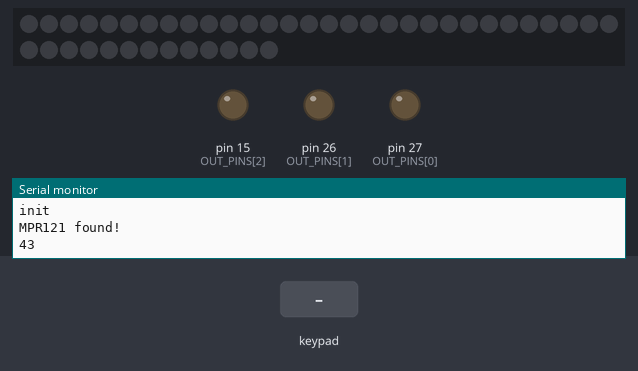
The sketch below on a simulated Arduino Mega 2560, built with avr-gcc and run on an emulated ATmega2560. Parts: 43 RGB LEDs in strip order, left to right, continuing on the next row, output pins drawn as LEDs (lit = HIGH), the last lines printed to the serial monitor. Inputs (shaded band) come from the test bench. Dim RGB values are drawn brighter than linear; random numbers use the default seed unless the sketch sets one.

Above: at 2.2 s.
2.3 s: key '9' pressed
At 2.36 s:
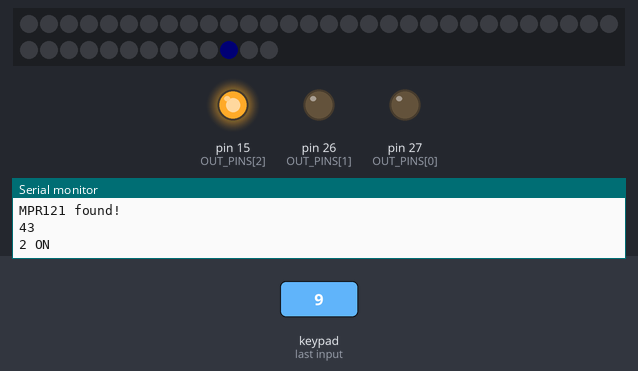
3.9 s: keypad keys 1 1 1 0 9 8 A pressed 0.4 s apart
At 7.05 s:
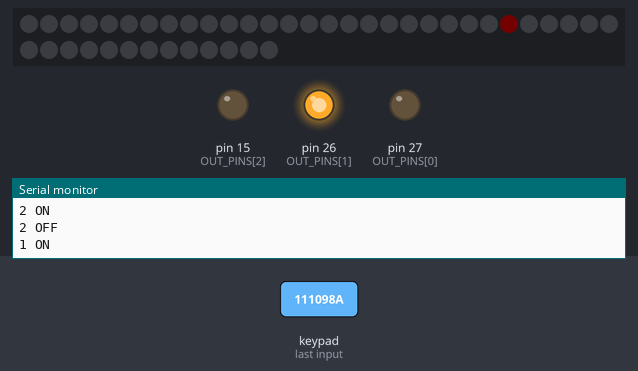
8.2 s: key 'B' pressed
At 8.22 s:
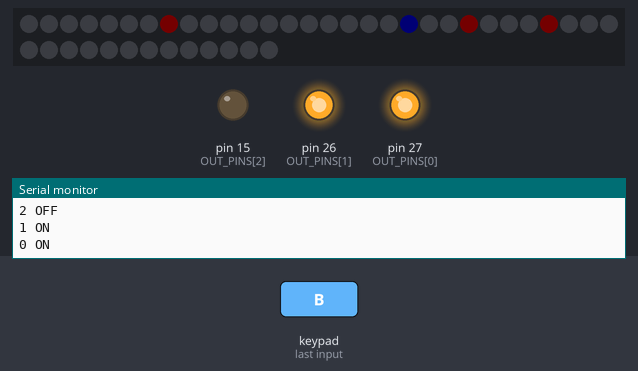
9.8 s: keypad keys 1 3 9 7 2 2 2 2 A pressed 0.4 s apart
At 14.86 s:
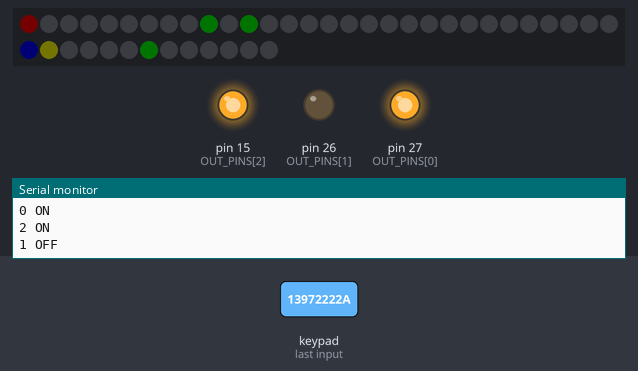
14.9 s: key 'A' pressed
At 14.97 s:
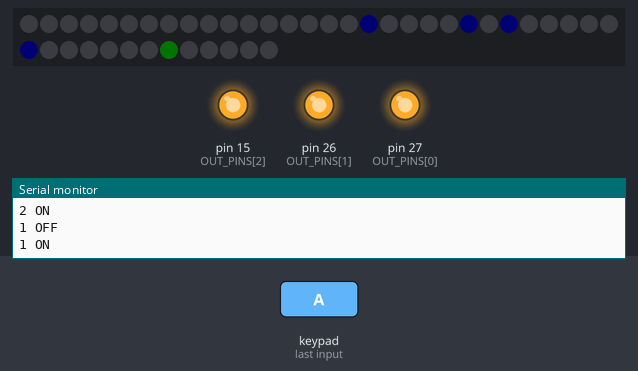
16.9 s: keypad keys 1 1 1 0 9 8 pressed 0.4 s apart
At 18.52 s:
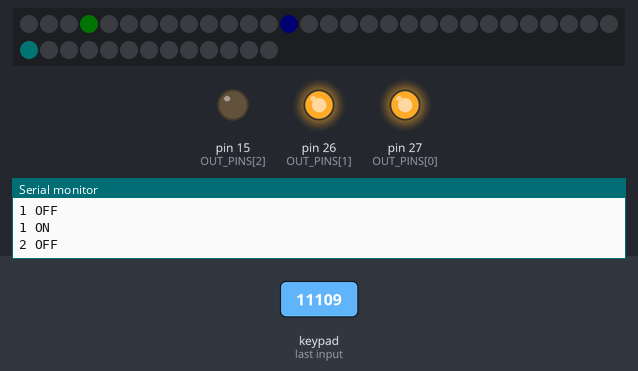
Timing chart, 0 to 20.0 s (numbered marks = the images above; inputs shaded):
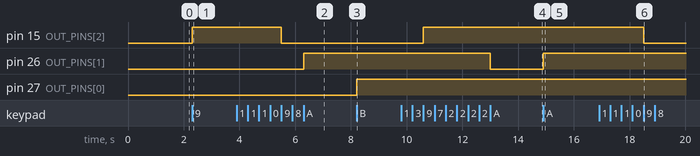

Measured:
- after the input at 2.3 s, pin 15 (OUT_PINS[2]): LOW → HIGH at once; the LEDs: change after 0.05 s (image 1)
- after the input at 3.9 s, pin 15 (OUT_PINS[2]): HIGH → LOW after 1.6 s; pin 26 (OUT_PINS[1]): LOW → HIGH after 2.4 s
- after the input at 8.2 s, pin 27 (OUT_PINS[0]): LOW → HIGH at once
- after the input at 9.8 s, pin 15 (OUT_PINS[2]): LOW → HIGH after 0.80 s; pin 26 (OUT_PINS[1]): HIGH → LOW after 3.2 s
- after the input at 14.9 s, pin 26 (OUT_PINS[1]): LOW → HIGH at once
- after the input at 16.9 s, pin 15 (OUT_PINS[2]): HIGH → LOW after 1.6 s

The sketch:

led_touch_trig.ino
```cpp
#include <FastLED.h>
#include <Adafruit_MPR121.h>
#include <Wire.h>

#ifndef _BV
#define _BV(bit) (1 << (bit))
#endif

#define TOUCH_THRESH 7

#define I2C_SDA 0
#define I2C_SCL 1
#define LED_PIN 2

// cord pins
//
// Touch    OrStrp
// DO       GrnStrp
// G        Or
// +5       Grn
// DI       Brown

const uint8_t OUT_PINS[] = { 27, 26, 15, 14 };   // { 9, 10, 11, 12 };
const uint8_t TOUCH_PINS[] = { 11, 10, 9, 8 };  // { 11, 10, 9, 8 };
const uint8_t LED_OFFSETS[] = { 0, 13, 30, 43 };  // { 11, 10, 9, 8 };


const uint8_t NUM_LED_CIRCLES = 3;
const uint8_t LEDS_PER_CIRCLE[NUM_LED_CIRCLES] = { 12, 16, 12 };
const uint8_t NUM_LEDS = (12 + 16 + 12 + 3);

CRGB leds[NUM_LEDS];

Adafruit_MPR121 cap = Adafruit_MPR121();
uint16_t lasttouched = 0;
uint16_t currtouched = 0;


const auto FLICKER_COLOR_WHITE = CRGB(255, 255, 255);  // white

const CRGB FLICKER_COLORS[] = {
  CRGB(255, 0, 0),    // Red
  CRGB(255, 165, 0),  // Orange
  CRGB(0, 0, 255),    // Blue
  CRGB(255, 0, 128),  // Purple
  CRGB(0, 255, 128),  // Tealish
  CRGB(128, 255, 0),   // Orangeish
  CRGB(0, 255, 255),  // Cyan
  CRGB(255, 0, 255)  // Magenta
};

const int FLICKER_ATTACK_TIME = 800;
const int FLICKER_RELEASE_TIME = 1500;

const int FLICKER_RATE = 50;

const int MAX_INITIAL_BRIGHTNESS = 256;
const int MIN_INITIAL_BRIGHTNESS = 500;

const int RAND_WHITE_CHANCE = 100;

enum class FlickerState {
  Attack,
  Sustain,
  Release
};

struct ChannelGroup {
  CRGB colorA;
  CRGB colorB;
  FlickerState state;
  unsigned long startTime;
  unsigned long releaseTime;
  bool active;
  bool trigger;  // Trigger to control attack and sustain phases
  bool toggleState;
};

ChannelGroup channelGroups[NUM_LED_CIRCLES];

void updateChannelGroups() {

  for (int i = 0; i < NUM_LED_CIRCLES; i++) {
    ChannelGroup& group = channelGroups[i];
    if (!group.active) continue;

    unsigned long elapsedTime = millis() - group.startTime;
    float brightnessFactor = 0.0f;

    // Determine flicker state
    if (group.trigger) {
      if (elapsedTime < FLICKER_ATTACK_TIME) {
        group.state = FlickerState::Attack;
        brightnessFactor = min(1.0f, static_cast<float>(elapsedTime) / FLICKER_ATTACK_TIME);
      } else {
        group.state = FlickerState::Sustain;
        brightnessFactor = 1.0;
      }
    } else {
      if (group.state == FlickerState::Sustain) {
        group.releaseTime = millis();
        group.state = FlickerState::Release;
      }
      brightnessFactor = 1.0f - min(1.0f, static_cast<float>(millis() - group.releaseTime) / FLICKER_RELEASE_TIME);
      if (millis() - group.releaseTime > FLICKER_RELEASE_TIME) {
        group.active = false;
      }
    }

    for (int j = 0; j < LEDS_PER_CIRCLE[i]; j++) {
      if (group.active == false) {
        leds[LED_OFFSETS[i] + j] = CRGB(0, 0, 0);
        continue;
      }

      CRGB color = (j % 2 == 0) ? group.colorA : group.colorB;

      uint16_t maxBrightness = 0;
      uint16_t minBrightness = 0;

      switch (group.state) {
        case FlickerState::Attack:
        case FlickerState::Release:
          maxBrightness = static_cast<uint16_t>(255 * brightnessFactor);
          minBrightness = static_cast<uint16_t>(600 * brightnessFactor);
          break;
        case FlickerState::Sustain:
          if (!random(RAND_WHITE_CHANCE)) {
            leds[LED_OFFSETS[i] + j] = CRGB(255, 255, 255);
            continue;
          }
          maxBrightness = 255;
          minBrightness = 600;
          break;
      }
      uint16_t scale = random(minBrightness, 1001);  // Modified range for more flicker effect

      uint8_t r = min(255, (int)((color.r * scale * maxBrightness) / (1000 * 255)));
      uint8_t g = min(255, (int)((color.g * scale * maxBrightness) / (1000 * 255)));
      uint8_t b = min(255, (int)((color.b * scale * maxBrightness) / (1000 * 255)));
      leds[LED_OFFSETS[i] + j] = CRGB(r, g, b);
    }
  }
  FastLED.show();
}

void startFlicker(uint8_t ring) {

  if (!channelGroups[ring].active) {
    channelGroups[ring].releaseTime = 0;
    channelGroups[ring].startTime = millis();
    channelGroups[ring].active = true;
    channelGroups[ring].trigger = true;
    return;
  }
}


// LEDS
void setup() {
  Serial.begin(115200);
  delay(1000);  // give me time to bring up serial monitor
  Serial.println("init");
  Wire.setSDA(I2C_SDA);
  Wire.setSCL(I2C_SCL);

  if (!cap.begin(0x5A)) {
    Serial.println("MPR121 not found, check wiring?");
    while (1)
      ;
  }
  Serial.println("MPR121 found!");
  // cap.setThresholds(10, 5);

  Serial.println(NUM_LEDS);
  FastLED.addLeds<NEOPIXEL, LED_PIN>(leds, NUM_LEDS);

  initChannelGroups();
}

uint16_t lastFlickerUpdateTime = 0;

void initChannelGroups() {
  // Initialize the flicker groups
  for (int i = 0; i < NUM_LED_CIRCLES; i++) {
    pinMode(OUT_PINS[i], OUTPUT);
    // Init channels
    channelGroups[i].active = false;
    channelGroups[i].colorA = FLICKER_COLORS[i * 2];
    channelGroups[i].colorB = FLICKER_COLORS[i * 2 + 1];
    channelGroups[i].toggleState = false;
  }
}

void loop() {
  currtouched = cap.touched();
  uint16_t changedBits = currtouched ^ lasttouched; // XOR to find changed bits
  // Check if changedBits is exactly one bit (power of two)
  if (changedBits && !(changedBits & (changedBits - 1))) {
    for (uint8_t i = 0; i < NUM_LED_CIRCLES; i++) {
      // Check for a change from not touched to touched
      if ((currtouched & _BV(TOUCH_PINS[i])) && !(lasttouched & _BV(TOUCH_PINS[i]))) {
        // Toggle the output pin state
        channelGroups[i].toggleState = !channelGroups[i].toggleState;  // Toggle the stored state
        digitalWrite(OUT_PINS[i], channelGroups[i].toggleState);       // Apply the new state to the output pin

        if (channelGroups[i].toggleState) {
          Serial.print(i);
          Serial.println(" ON");
          startFlicker(i);
        } else {
          Serial.print(i);
          Serial.println(" OFF");
          channelGroups[i].trigger = false;
        }
      }
    }
    lasttouched = currtouched;
  }

  auto current_time = millis();
  if (current_time - lastFlickerUpdateTime >= FLICKER_RATE) {
    updateChannelGroups();
    lastFlickerUpdateTime = current_time;
  }
}
```
